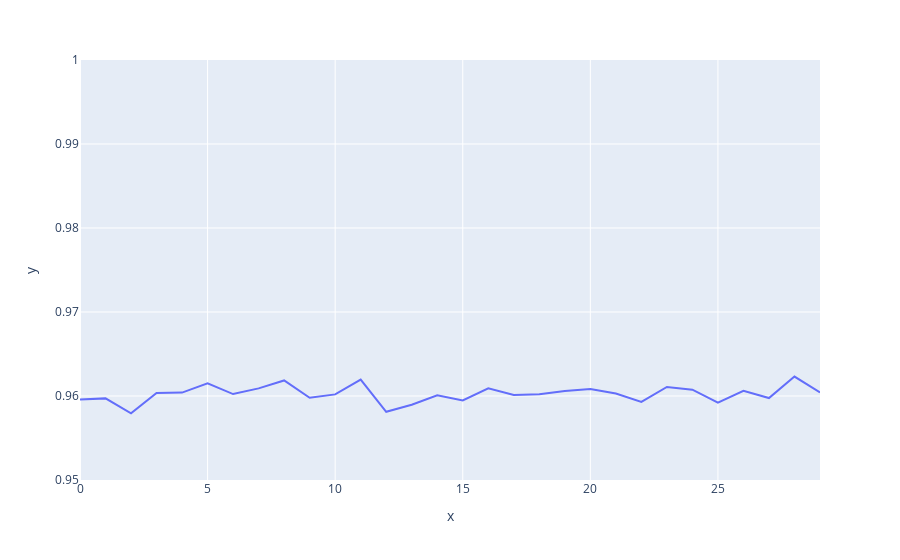

The cell this chart's notebook holds for it:
### Code cell
fig = px.line(x=range(30), y=test_scr)
fig.update_layout(yaxis_range=[0.95,1.00])
iplot(fig)

### Figure 1 — Plotly figure (JSON) as saved in the notebook; plotly's stock layout.template omitted (floating-point values rounded to 4 significant figures)
{"data": [{"hovertemplate": "x=%{x}<br>y=%{y}<extra></extra>", "legendgroup": "", "line": {"color": "#636efa", "dash": "solid"}, "mode": "lines", "name": "", "orientation": "v", "showlegend": false, "type": "scatter", "x": [0, 1, 2, 3, 4, 5, 6, 7, 8, 9, 10, 11, 12, 13, 14, 15, 16, 17, 18, 19, 20, 21, 22, 23, 24, 25, 26, 27, 28, 29], "xaxis": "x", "y": [0.9596, 0.9597, 0.9579, 0.9604, 0.9604, 0.9615, 0.9602, 0.9609, 0.9619, 0.9598, 0.9602, 0.962, 0.9581, 0.959, 0.9601, 0.9595, 0.9609, 0.9601, 0.9602, 0.9606, 0.9608, 0.9603, 0.9593, 0.9611, 0.9608, 0.9592, 0.9606, 0.9598, 0.9623, 0.9604], "yaxis": "y"}], "layout": {"legend": {"tracegroupgap": 0}, "margin": {"t": 60}, "xaxis": {"anchor": "y", "domain": [0, 1], "title": {"text": "x"}}, "yaxis": {"anchor": "x", "domain": [0, 1], "range": [0.95, 1], "title": {"text": "y"}}}}
